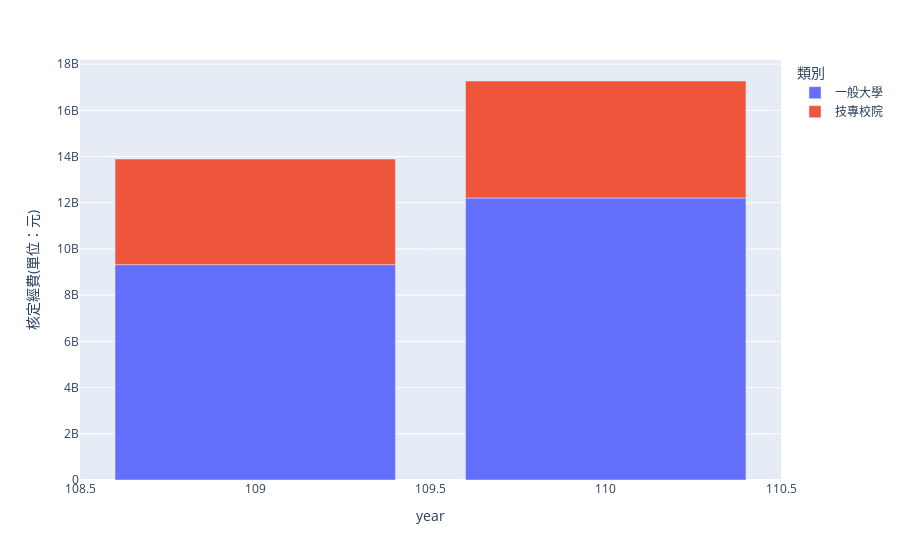

Write notebook code for a chart like this one.
### Code cell
fig = px.bar(df,x="year", y="核定經費(單位：元)", color="類別")
fig.show()

### Figure 1 — Plotly figure (JSON) as saved in the notebook; plotly's stock layout.template omitted (floating-point values rounded to 4 significant figures)
{"data": [{"alignmentgroup": "True", "hovertemplate": "類別=一般大學<br>year=%{x}<br>核定經費(單位：元)=%{y}<extra></extra>", "legendgroup": "一般大學", "marker": {"color": "#636efa", "pattern": {"shape": ""}}, "name": "一般大學", "offsetgroup": "一般大學", "orientation": "v", "showlegend": true, "textposition": "auto", "type": "bar", "x": [110, 109], "xaxis": "x", "y": [12207729347, 9322029347], "yaxis": "y"}, {"alignmentgroup": "True", "hovertemplate": "類別=技專校院<br>year=%{x}<br>核定經費(單位：元)=%{y}<extra></extra>", "legendgroup": "技專校院", "marker": {"color": "#EF553B", "pattern": {"shape": ""}}, "name": "技專校院", "offsetgroup": "技專校院", "orientation": "v", "showlegend": true, "textposition": "auto", "type": "bar", "x": [110, 109], "xaxis": "x", "y": [5063037696, 4569937696], "yaxis": "y"}], "layout": {"barmode": "relative", "legend": {"title": {"text": "類別"}, "tracegroupgap": 0}, "margin": {"t": 60}, "xaxis": {"anchor": "y", "domain": [0, 1], "title": {"text": "year"}}, "yaxis": {"anchor": "x", "domain": [0, 1], "title": {"text": "核定經費(單位：元)"}}}}
